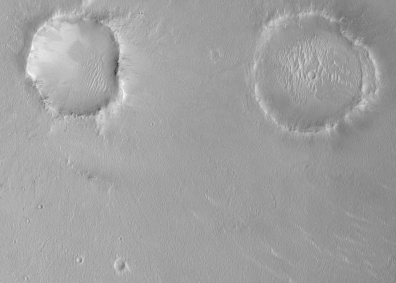
#> input picture images/sample/Sample_1_ESP_045812_1865.jpg, 396 x 283 px
$ python first_step.py   (older library calls are emulated)
#> lines starting #> are read from the running program, lines starting #| are printed output that depends on the picture; after the words box and inside, x2 and y2 are one past the last pixel; in counts of white or black regions, pixels touching at a corner belong together
import cv2
import numpy as np
import matplotlib.pyplot as plt
#import modules.crateralgo as ca


img= cv2.imread('images/sample/Sample_1_ESP_045812_1865.jpg',cv2.IMREAD_GRAYSCALE)
#> img is the input picture: shape (283, 396); min 56, max 250, mean 160.2
#img=cv2.imread('image.jpeg',cv2.IMREAD_GRAYSCALE)
img1=cv2.blur(img,(5,5))
img1=cv2.GaussianBlur(img1,(5,5),0)
img2=cv2.adaptiveThreshold(img1,255,cv2.ADAPTIVE_THRESH_GAUSSIAN_C,cv2.THRESH_BINARY,11,2 )
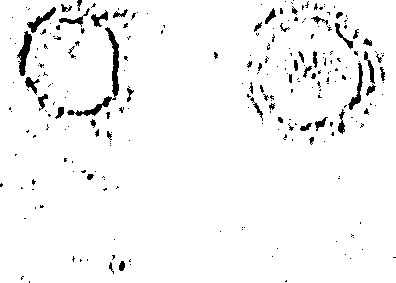
#> img2: shape (283, 396); 96% white; 249 black regions (199 under 20 px), largest, box (x1, y1, x2, y2) and area: (67, 27, 119, 116) 625, (17, 31, 32, 76) 306, (27, 7, 56, 33) 212
#final_img=cv2.Scharr(img2,cv2.CV_64F)
final_img=cv2.Sobel(img1,cv2.CV_64F,1,0,ksize=-1)
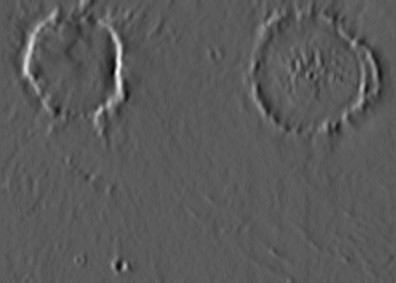
#> final_img: shape (283, 396) float64; min -317, max 570, mean -2.5; drawn with min black and max white
abs_sobel64f=np.absolute(final_img)
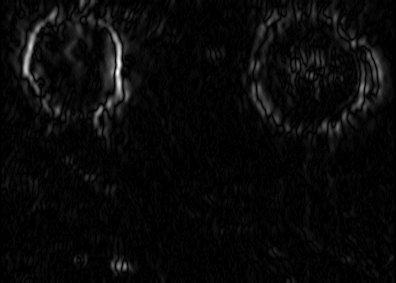
#> abs_sobel64f: shape (283, 396) float64; min 0, max 570, mean 20.9; drawn with min black and max white
final_img=np.uint8(abs_sobel64f)
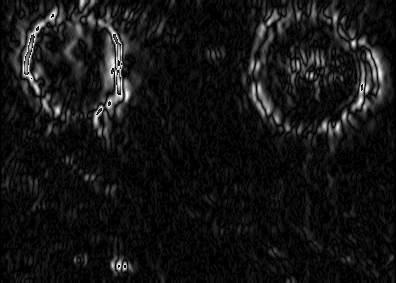
#> final_img: shape (283, 396); min 0, max 253, mean 19.7
# [12 lines of commented-out code are left out]
plt.imshow(img1,'gray')
plt.title('after_blur(g)'),plt.xticks([]),plt.yticks([])
plt.show()
#plt.subplot(1,2,2),\
plt.imshow(img2,'gray')
plt.title('after_thresh'),plt.xticks([]),plt.yticks([])
#plt.subplot(2,2,4),plt.imshow(res,'gray')
#plt.title('after_scharr and circle'),plt.xticks([]),plt.yticks([])
plt.show()

$ run again, with images/sample/Sample_1_ESP_022855_1270.jpg copied over images/sample/Sample_1_ESP_045812_1865.jpg
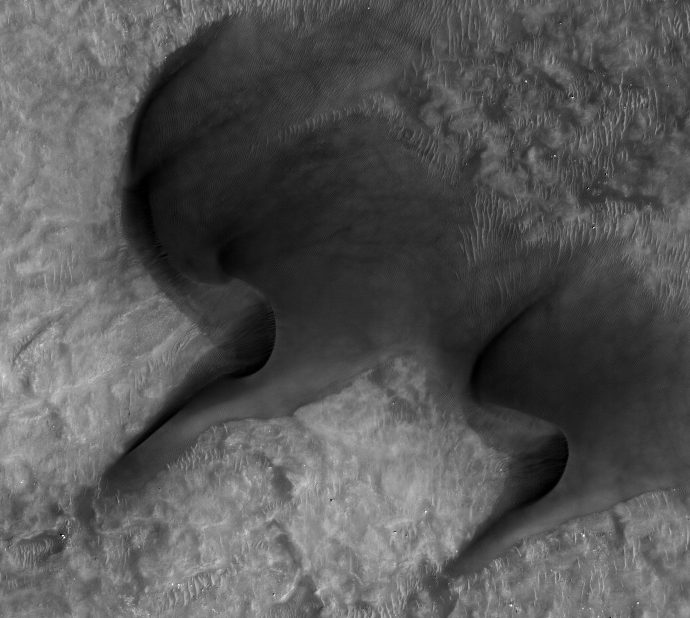
#> input picture images/sample/Sample_1_ESP_022855_1270.jpg, 690 x 618 px
#> img is the input picture: shape (618, 690); min 0, max 255, mean 85.9
#> `img2=cv2.adaptiveThreshold(img1,255,cv2.ADAPTIVE_THRESH_GAUSSIAN_C,cv2..`:
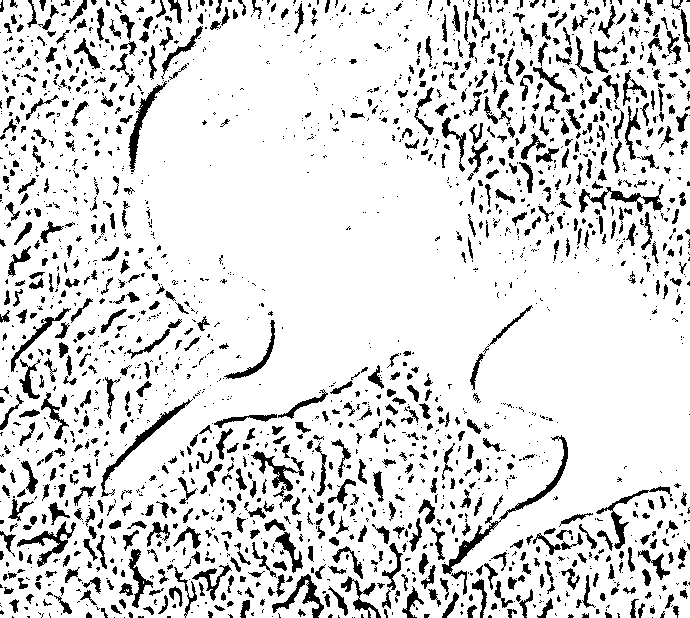
#> img2: shape (618, 690); 86% white; 2024 black regions (1253 under 20 px), largest, box (x1, y1, x2, y2) and area: (442, 435, 568, 574) 1096, (101, 399, 193, 497) 742, (579, 184, 664, 213) 685
#> `final_img=np.uint8(abs_sobel64f)`:
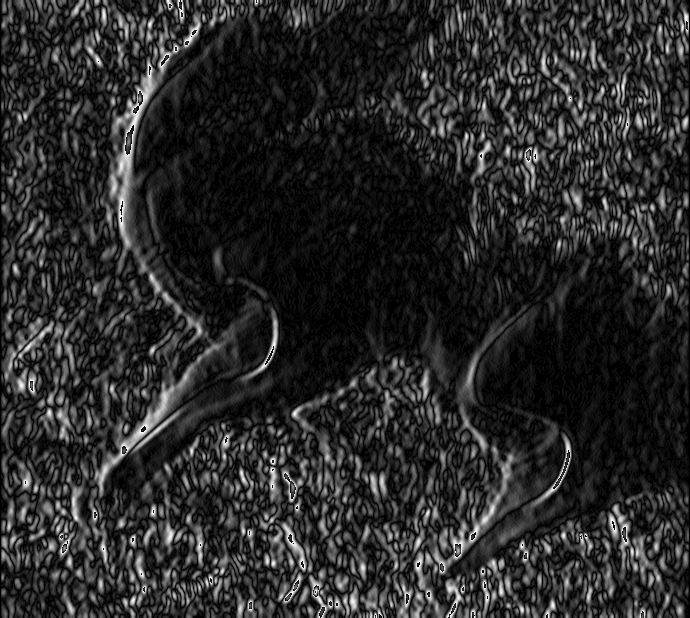
#> final_img: shape (618, 690); min 0, max 253, mean 41.9
